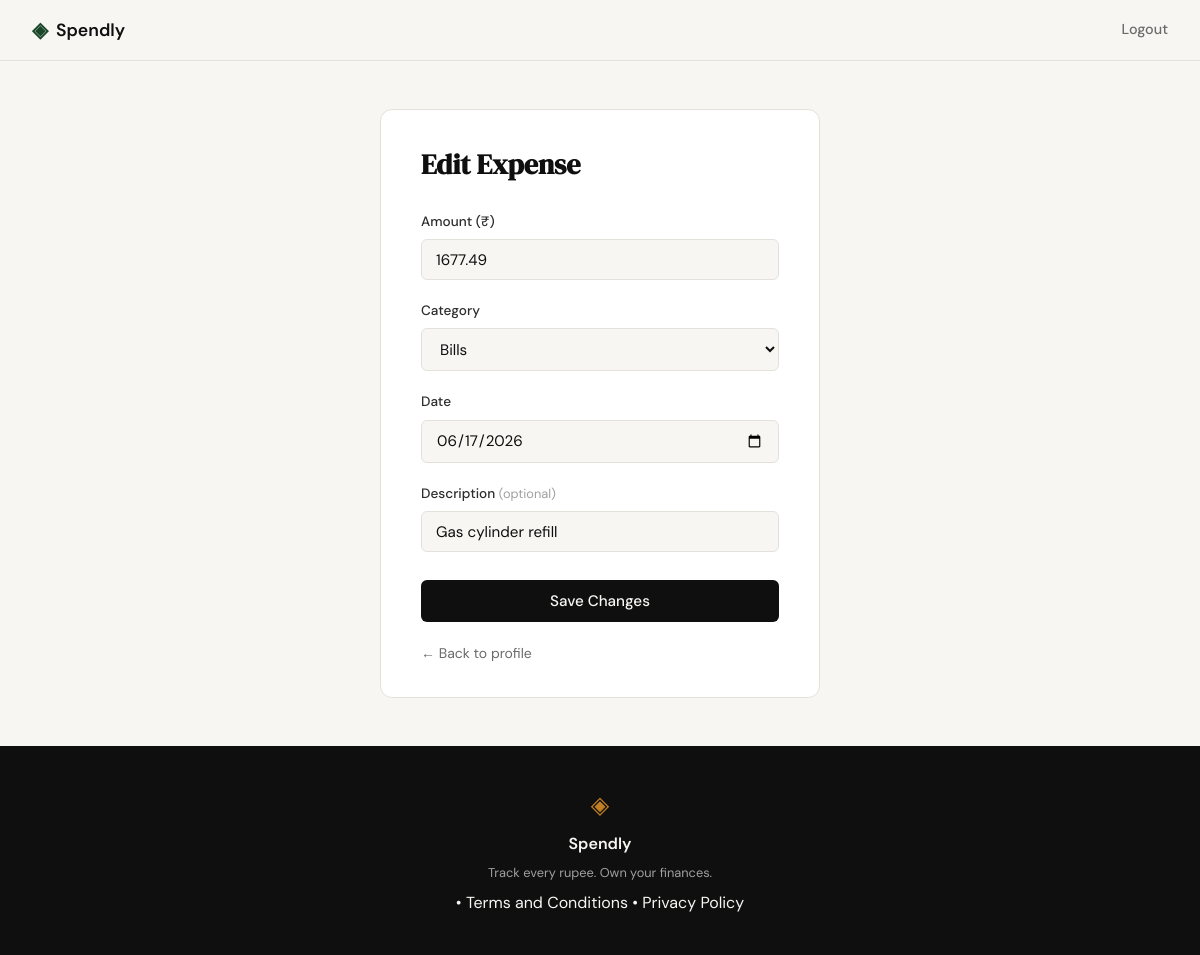
The app's page /expenses/67/edit (signed in) with its own data.
### tables this page shows
CREATE TABLE expenses (
            id          INTEGER PRIMARY KEY AUTOINCREMENT,
            user_id     INTEGER NOT NULL,
            amount      REAL    NOT NULL,
            category    TEXT    NOT NULL,
            date        TEXT    NOT NULL,
            description TEXT,
            created_at  TEXT    DEFAULT (datetime('now')),
            FOREIGN KEY (user_id) REFERENCES users (id)
        );

### app.py (the view, shortened to what this page needs)
@app.route("/expenses/<int:id>/edit", methods=["GET", "POST"])
def edit_expense(id):
    if not session.get("user_id"):
        return redirect(url_for("login"))
    expense = get_expense_by_id(id)
    if expense is None:
        abort(404)
    if expense["user_id"] != session["user_id"]:
        abort(403)
    if request.method == "GET":
        form = {
            "amount": expense["amount"],
            "category": expense["category"],
            "date": expense["date"],        # raw YYYY-MM-DD — NOT _fmt_date()
            "description": expense["description"] or "",
        }
        return render_template(
            "edit_expense.html",
            categories=EXPENSE_CATEGORIES,
            form=form,
            expense_id=id,
        )

### app.py (called while the page is built)
@app.after_request
def set_security_headers(response):
    response.headers["X-Content-Type-Options"] = "nosniff"
    response.headers["X-Frame-Options"] = "DENY"
    response.headers["Referrer-Policy"] = "strict-origin-when-cross-origin"
    return response

### database/db.py (called while the page is built)
def get_db():
    conn = sqlite3.connect(DB_PATH)
    conn.row_factory = sqlite3.Row
    conn.execute("PRAGMA foreign_keys = ON")
    return conn

def get_expense_by_id(expense_id):
    conn = get_db()
    cursor = conn.cursor()
    cursor.execute("SELECT * FROM expenses WHERE id = ?", (expense_id,))
    expense = cursor.fetchone()
    conn.close()
    return expense

### templates/edit_expense.html (shortened to what this page needs)
{% extends "base.html" %}
{% block head %}
  <link rel="stylesheet" href="{{ url_for('static', filename='css/edit_expense.css') }}">
{% endblock %}
{% block content %}
<div class="edit-expense-page">
  <div class="edit-expense-card">
    <h1 class="edit-expense-title">Edit Expense</h1>
    <form method="POST" action="{{ url_for('edit_expense', id=expense_id) }}">
      <div class="form-group">
        <label for="amount">Amount (₹)</label>
        <input class="form-input" type="number" id="amount" name="amount"
               step="0.01" min="0.01" placeholder="0.00"
               value="{{ form.amount }}" required>
      </div>
      <div class="form-group">
        <label for="category">Category</label>
        <select class="form-input" id="category" name="category" required>
          {% for cat in categories %}
            <option value="{{ cat }}"
              {% if form.category == cat %}selected{% endif %}>
              {{ cat }}
            </option>
          {% endfor %}
        </select>
      </div>
      <div class="form-group">
        <label for="date">Date</label>
        <input class="form-input" type="date" id="date" name="date"
               value="{{ form.date }}" required>
      </div>
      <div class="form-group">
        <label for="description">Description <span class="optional">(optional)</span></label>
        <input class="form-input" type="text" id="description" name="description"
               placeholder="What was this for?"
               value="{{ form.description }}">
      </div>
      <button type="submit" class="btn-submit">Save Changes</button>
    </form>
    <a href="{{ url_for('profile') }}" class="edit-expense-back">← Back to profile</a>
  </div>
</div>
{% endblock %}

### static/css/style.css (style rules this page uses)
:root { --ink: #0f0f0f; --ink-soft: #2d2d2d; --ink-muted: #6b6b6b; --ink-faint: #a0a0a0; --paper: #f7f6f3; --paper-warm: #f0ede6; --paper-card: #ffffff; --accent: #1a472a; --accent-light: #e8f0eb; --accent-2: #c17f24; --accent-2-light: #fdf3e3; --danger: #c0392b; --danger-light: #fdecea; --border: #e4e1da; --border-soft: #eeebe4; --font-display: 'DM Serif Display', Georgia, serif; --font-body: 'DM Sans', system-ui, sans-serif; --max-width: 1200px; --auth-width: 440px; --radius-sm: 6px; --radius-md: 12px; --radius-lg: 20px; }
*, *::before, *::after { box-sizing: border-box; margin: 0; padding: 0; }
html { font-size: 16px; scroll-behavior: smooth; }
body { background: var(--paper); color: var(--ink); font-family: var(--font-body); font-size: 1rem; line-height: 1.6; -webkit-font-smoothing: antialiased; }
a { color: inherit; text-decoration: none; }
.form-group { margin-bottom: 1.25rem; }
.form-group label { display: block; font-size: 0.85rem; font-weight: 500; color: var(--ink-soft); margin-bottom: 0.4rem; }
.form-input { width: 100%; padding: 0.6rem 0.875rem; border: 1px solid var(--border); border-radius: var(--radius-sm); font-family: var(--font-body); font-size: 0.95rem; color: var(--ink); background: var(--paper); outline: none; transition: border-color 0.2s; }
.form-input::placeholder { color: var(--ink-faint); }
.btn-submit { width: 100%; padding: 0.7rem; background: var(--ink); color: var(--paper); border: none; border-radius: var(--radius-sm); font-family: var(--font-body); font-size: 0.95rem; font-weight: 500; cursor: pointer; transition: background 0.2s; margin-top: 0.5rem; }

### static/css/edit_expense.css (style rules this page uses)
.edit-expense-page { min-height: 80vh; display: flex; align-items: flex-start; justify-content: center; padding: 3rem 1rem; background: var(--paper); }
.edit-expense-card { width: 100%; max-width: var(--auth-width); background: var(--paper-card); border: 1px solid var(--border); border-radius: var(--radius-md); padding: 2rem 2.5rem; }
.edit-expense-title { font-family: var(--font-display); font-size: 1.75rem; color: var(--ink); margin-bottom: 1.5rem; }
.optional { font-size: 0.8rem; color: var(--ink-faint); font-weight: 400; }
.edit-expense-back { display: block; margin-top: 1.25rem; font-size: 0.875rem; color: var(--ink-muted); text-decoration: none; }

### records on screen
expenses: amount "1677.49", category "Bills", date "06/17/2026", description "Gas cylinder refill"
